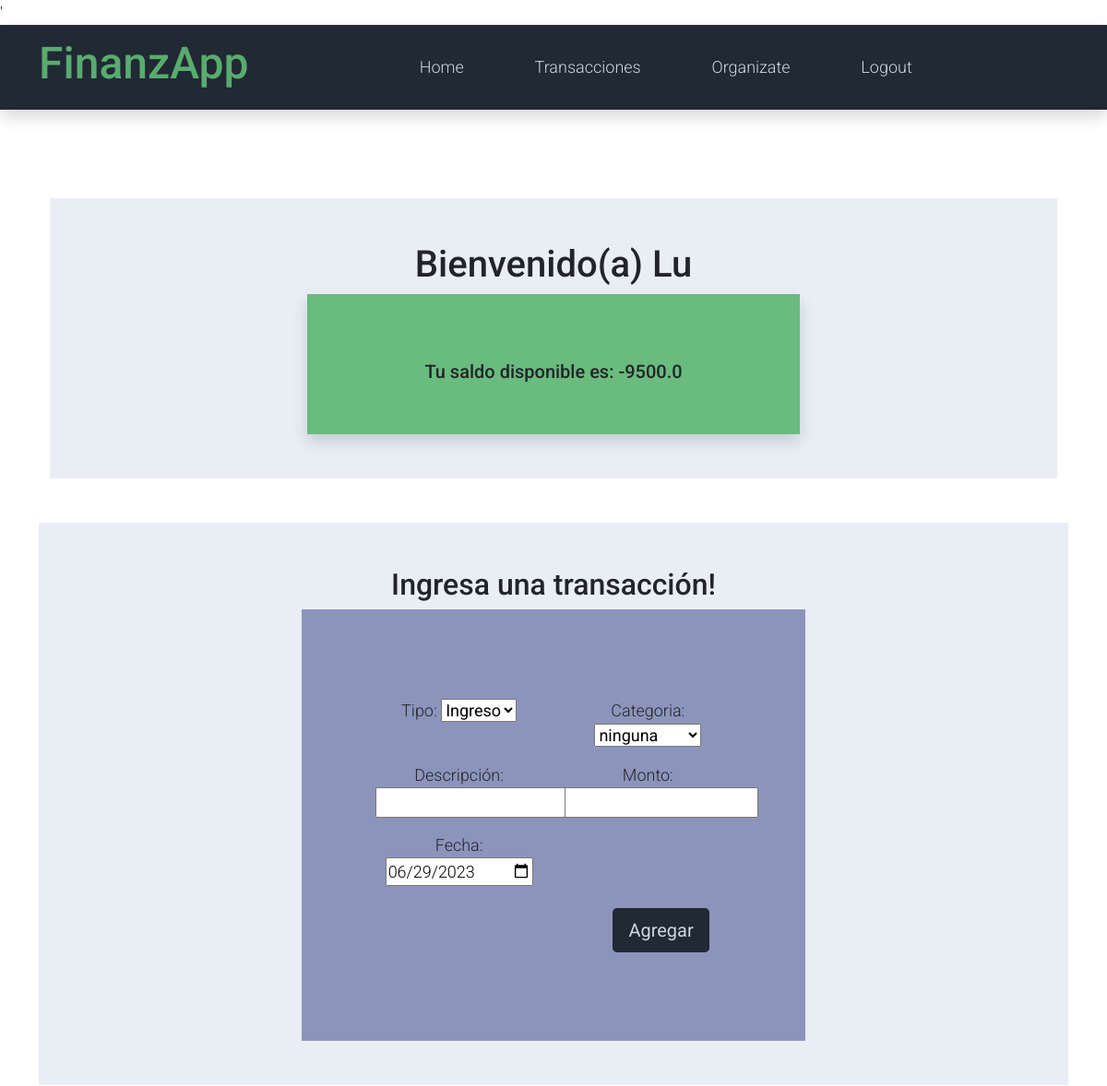
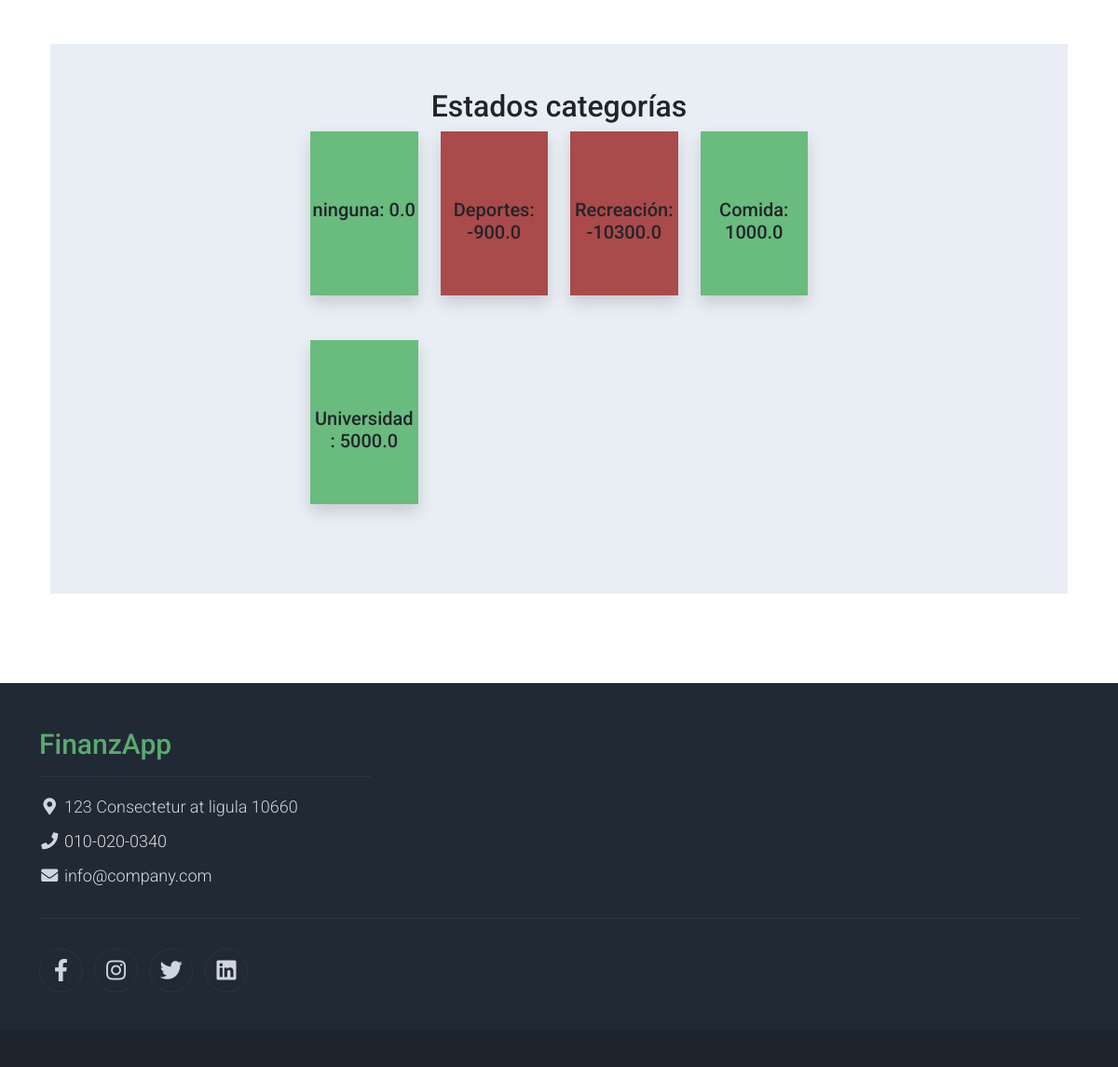
The app's page / (signed in) with its own data (2 pictures, top to bottom).
### finanzapp/models.py (models this page shows)
class User(AbstractUser):
    display_name = models.CharField(max_length=100, blank=True)
    total = models.FloatField(default=0)
    budget = models.FloatField(blank=True, null=True)

class Category(models.Model):
    name = models.CharField(max_length=100)
    budget = models.FloatField(blank=True)
    user = models.ForeignKey(User, on_delete=models.CASCADE, related_name="categories", null=True)

### finanzapp/views.py (the view, shortened to what this page needs)
# urls.py: path('', index, name='index'),
def index(request):
    if request.method == 'GET':
        if request.user.is_authenticated:
            user_id= request.user.id
            saldo, budget = saldo_disponible(request.user)
            categories = Category.objects.filter(user=user_id)
            budgets = []
            for cat in categories:
                budgets.append(saldo_categoría(user_id, cat))
            context = {'saldo': saldo, 'budget': budget,'categories': categories, 'today': timezone.now().strftime("%Y-%m-%d"), 'budgets': budgets}
            return render(request, 'index.html', context)
        else:
            return redirect('login')

### finanzapp/views.py (called while the page is built)
def saldo_disponible(user):
    user_id = user.id
    depositos = Transaction.objects.filter(user_id=user_id, type='deposit').aggregate(Sum('amount'))['amount__sum'] or 0
    gastos = Transaction.objects.filter(user_id=user_id, type='spend').aggregate(Sum('amount'))['amount__sum'] or 0
    saldo = depositos - gastos
    budget = user.budget - gastos
    return saldo, budget

def saldo_categoría(user_id, cat):
    budget = cat.budget
    gastos = Transaction.objects.filter(user_id=user_id, type='spend', category=cat).aggregate(Sum('amount'))['amount__sum'] or 0
    saldo = budget - gastos
    return {'name': cat.name, 'amount': saldo, 'valid': (saldo >= 0)}

### finanzapp/templates/index.html (shortened to what this page needs)
{% extends 'base.html' %}
{% block content %}
<section class="container py-5">
    <section class="container py-5">
        <div class="container-fluid bg-light py-5">
            <div class="col-md-6 m-auto text-center">
                <h1>Bienvenido(a) {{ user.display_name }}</h1>
            </div>
            <div class="col-md-6 m-auto text-center">
                {% if budget >= 0 %}
                    <div class="h-100 py-5 shadow" style="background-color: #69bb7e;">
                            <h2 class="h5 mt-4 text-center">Tu saldo disponible es: {{ saldo }}</h2>
                    </div>
                {% else %}
                    <div class="h-100 py-5 shadow" style="background-color: #aa4a4a;">
                        <h2 class="h5 mt-4 text-center">Tu saldo disponible es: {{ saldo }}</h2>
                    </div>
                {% endif %}
            </div>
        </div>
    </section>
    <div class="container-fluid bg-light py-5">
        <div class="col-md-6 m-auto text-center">
            <h2>Ingresa una transacción!</h2>
        <div class="container py-5" style="background-color: #8d94bb;">
                <div class="row py-5">
                    <form method="post" class="col-md-9 m-auto">
                        <div class="row">
                            <div class="form-group col-md-6 mb-3">
                                <label for="type">Tipo:</label>
                                <select name="type" id="type">
                                    <option value="deposit">Ingreso</option>
                                </select><br>
                            </div>
                            {% if categories.count %}
                            <div class="form-group col-md-6 mb-3">
                                <label for="category">Categoria:</label>
                                <select name="category" id="category">
                                    {% for cat in categories %}
                                        <option value="{{ cat.name }}">{{ cat.name }}</option>
                                    {% endfor %}
                                </select><br>
                            </div>
                            {% endif %}
                            <div class="form-group col-md-6 mb-3">
                                <label for="description">Descripción:</label>
                                <input type="text" name="description" required><br>
                            </div>
                            <div class="form-group col-md-6 mb-3">
                                <label for="amount">Monto:</label>
                                <input type="number" name="amount" required><br>
                            </div>
                            <div class="form-group col-md-6 mb-3">
                                <label for="date">Fecha:</label>
                                <input type="date" name="date" value="{{ today }}" required><br>
                            </div>
                            <div class="row">
                                <div class="col text-end mt-2">
                                    <button type="submit" class="btn bg-dark btn-lg px-3 text-light">Agregar</button>
                                </div>
                            </div>
                        </div>
                    </form>
                </div>
            </div>
        </div>
    </div>
    <section class="container py-5">
        <div class="container-fluid bg-light py-5">
            <div class="col-md-6 m-auto text-center">
                <h2>Estados categorías</h2>
                <div class="row">
                    {% for budget in budgets %}
                    <div class="col-md-6 col-lg-3 pb-5">
                        {% if budget.valid %}
                            <div class="h-100 py-5 shadow" style="background-color: #69bb7e;">
                                <h3 class="h5 mt-4 text-center">{{budget.name}}: {{budget.amount}}</h3>
                            </div>
                        {% else %}
                            <div class="h-100 py-5 shadow" style="background-color: #aa4a4a;">
                                <h3 class="h5 mt-4 text-center">{{budget.name}}: {{budget.amount}}</h3>
                            </div>
                        {% endif %}
                    </div>
                    {% endfor %}
                </div>
            </div>
        </div>
    </section>
</section>
{% endblock %}

### finanzapp_proj/static/css/templatemo.css (style rules this page uses)
body, ul, li, p, a, label, input, div { font-family: 'Roboto', sans-serif; font-size: 18px !important; font-weight: 300 !important; }
.text-light { color: #cfd6e1 !important; }
.bg-dark { background-color: #212934 !important; }
.bg-light { background-color: #e9eef5 !important; }

### records on screen
User: display_name "Lu"
Category: name "ninguna"
Category: name "Deportes"
Category: name "Recreación"
Category: name "Comida"
Category: name "Universidad"

### other values on screen
{{ saldo }} "-9500.0"
{{ budget.amount }} "0.0" "1000.0" "5000.0"
{{ budget.amount }} "-900.0" "-10300.0"
form field category "ninguna"
